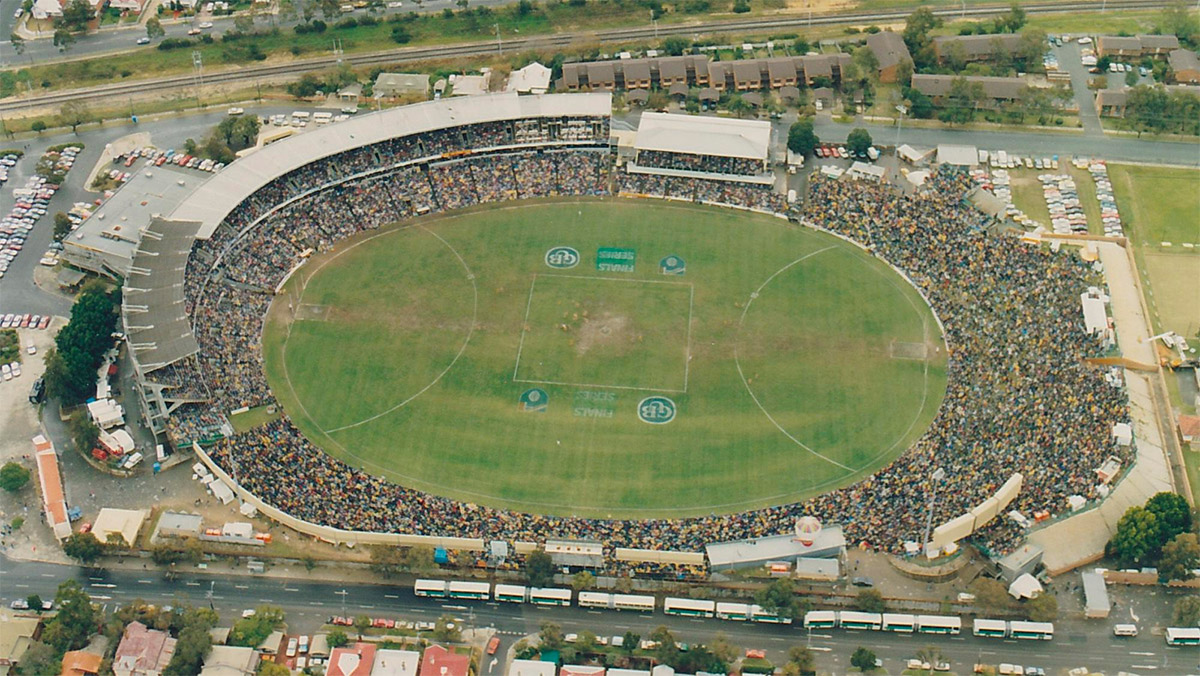
#> input picture .claude/review/subiaco_src/refs/01.jpg, 1200 x 676 px, given in place of sat.png, which was not available
$ python grass_mask.py ../../subiaco_src/refs/01.jpg
#> lines starting #> are read from the running program, lines starting #| are printed output that depends on the picture; after the words box and inside, x2 and y2 are one past the last pixel; in counts of white or black regions, pixels touching at a corner belong together
"""Grass traced from the straight-down satellite (reference only, director 2026-11-20 "Trace grass"): green-leaning
ground pixels -> data/<g>/prep/grass.npy (bool, row 0 = north edge, sat.json frame) and grass.png for viewing."""
import sys, json, numpy as np
from PIL import Image, ImageFilter
g = sys.argv[1]; a = np.asarray(Image.open(f'data/{g}/sat.png').convert('RGB'), float)
R, G, B = a[..., 0], a[..., 1], a[..., 2]; exg = 2 * G - R - B
#> after `R, G, B = (a[..., 0], a[..., 1], a[..., 2])`:
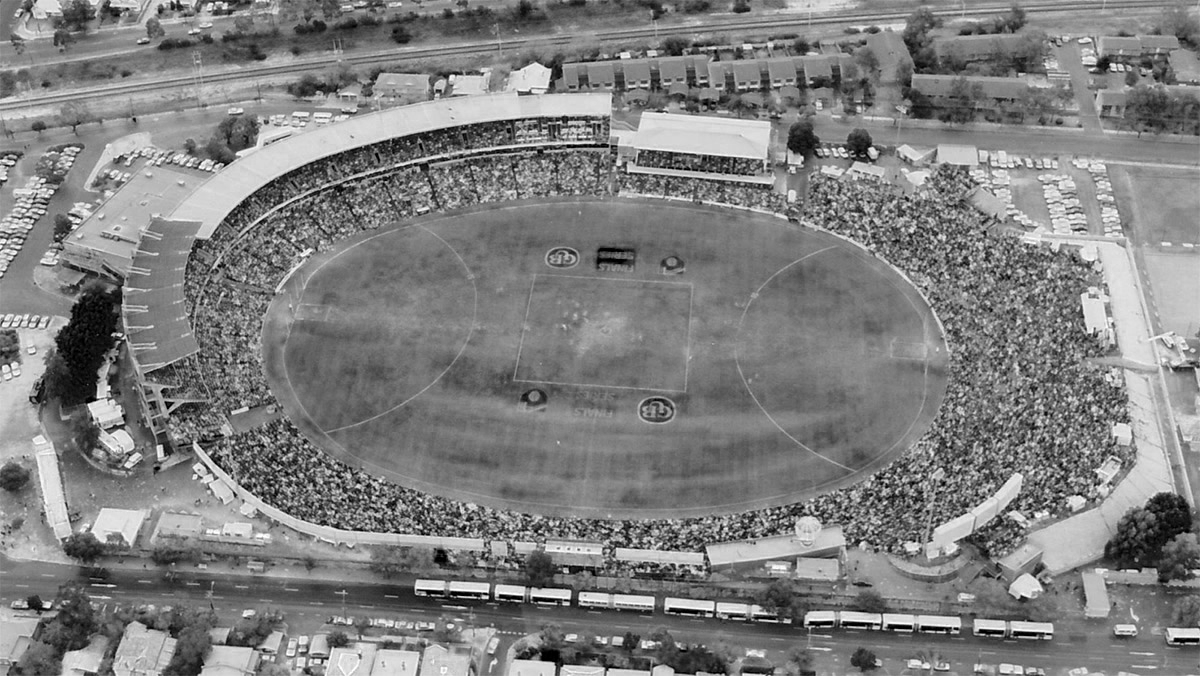
#> R: shape (676, 1200) float64; min 0, max 255, mean 127.3
#> after `R, G, B = (a[..., 0], a[..., 1], a[..., 2])`:
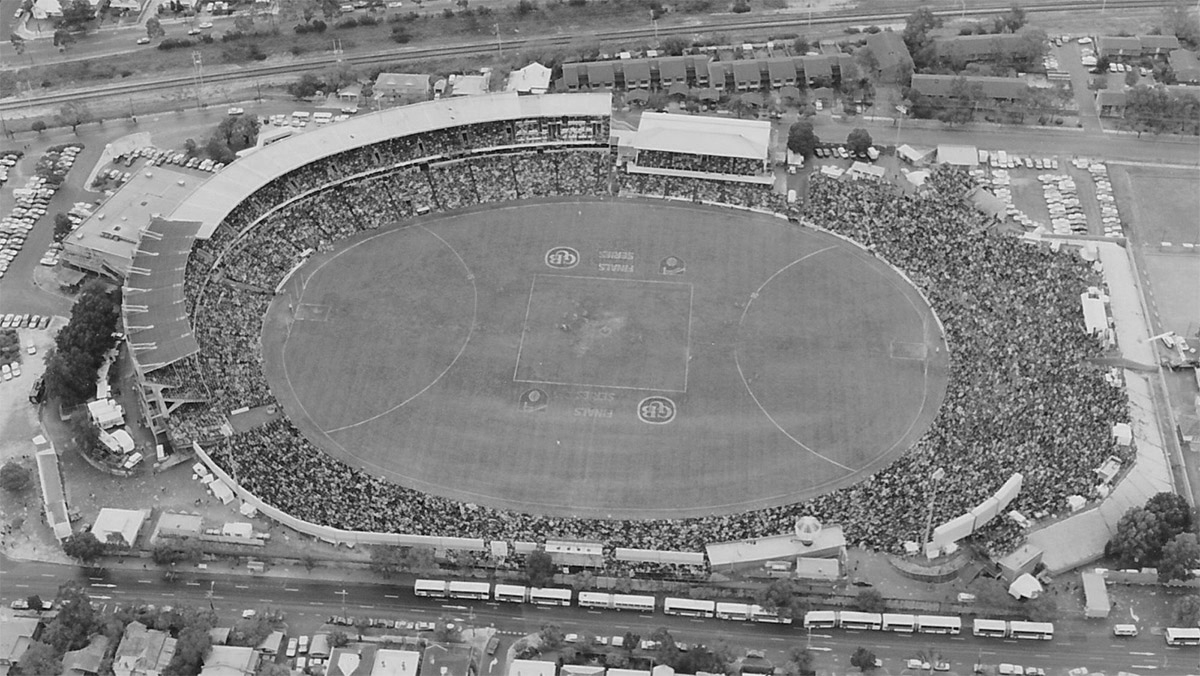
#> G: shape (676, 1200) float64; min 0, max 254, mean 130.6
#> after `R, G, B = (a[..., 0], a[..., 1], a[..., 2])`:
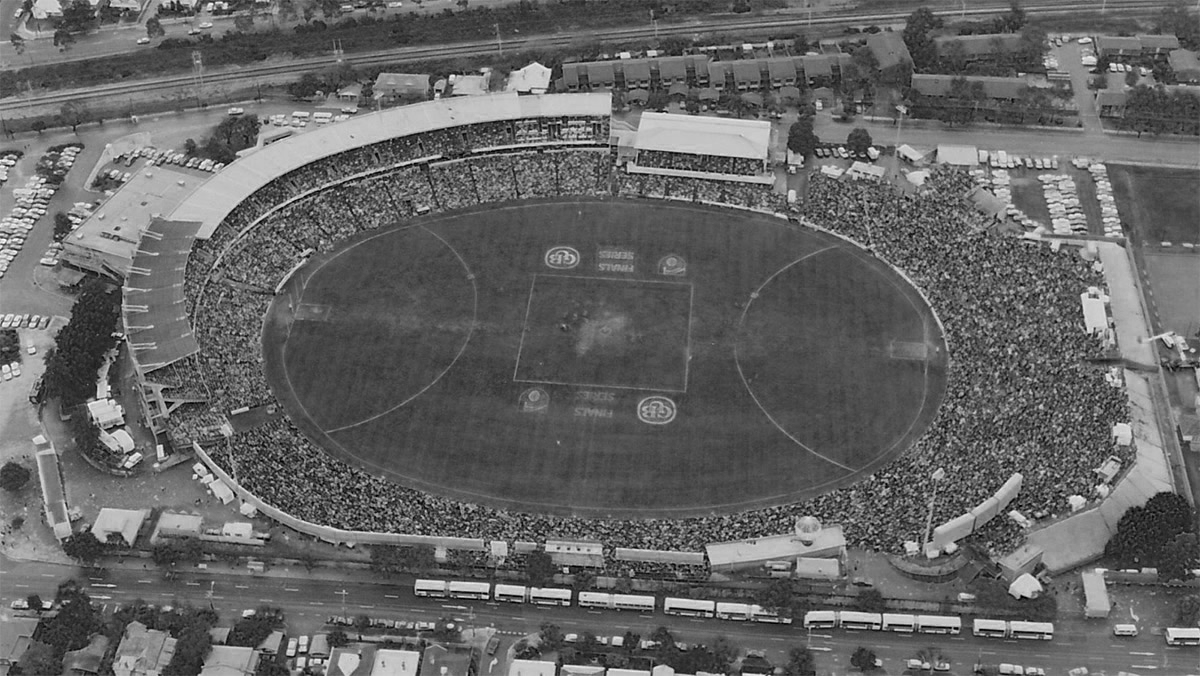
#> B: shape (676, 1200) float64; min 0, max 255, mean 100.8
#> after `exg = 2 * G - R - B`:
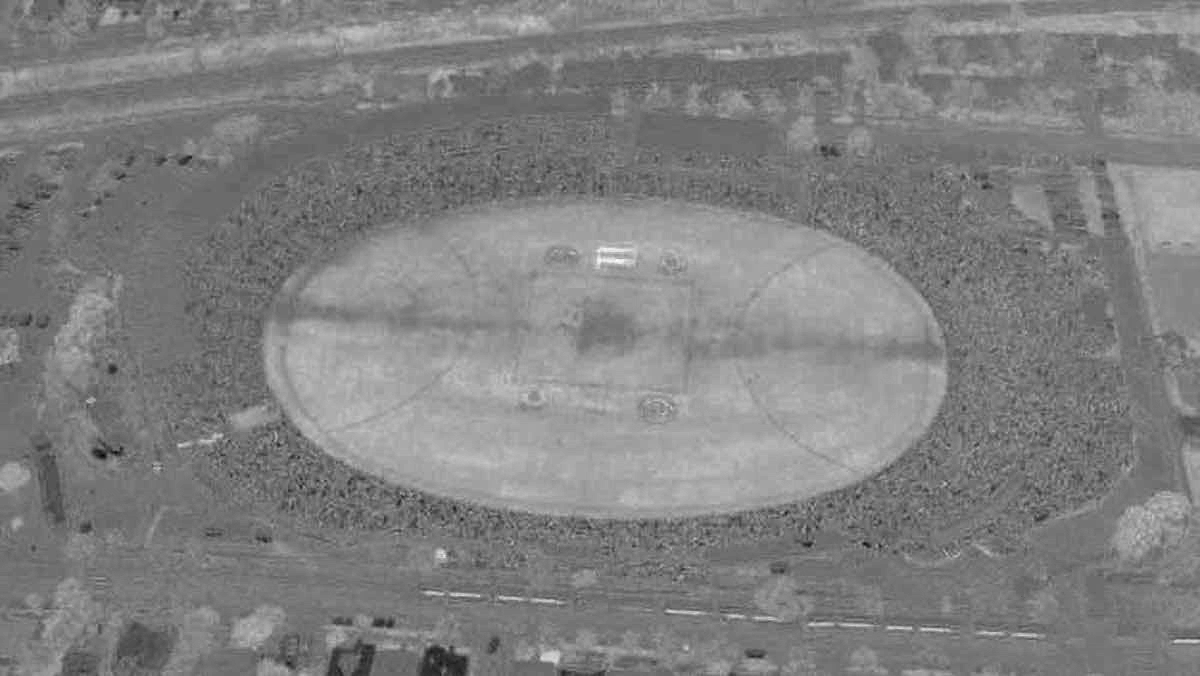
#> exg: shape (676, 1200) float64; min -130, max 193, mean 33; drawn with min black and max white
m = Image.fromarray(((exg > 18) * 255).astype(np.uint8)).filter(ImageFilter.MedianFilter(5))
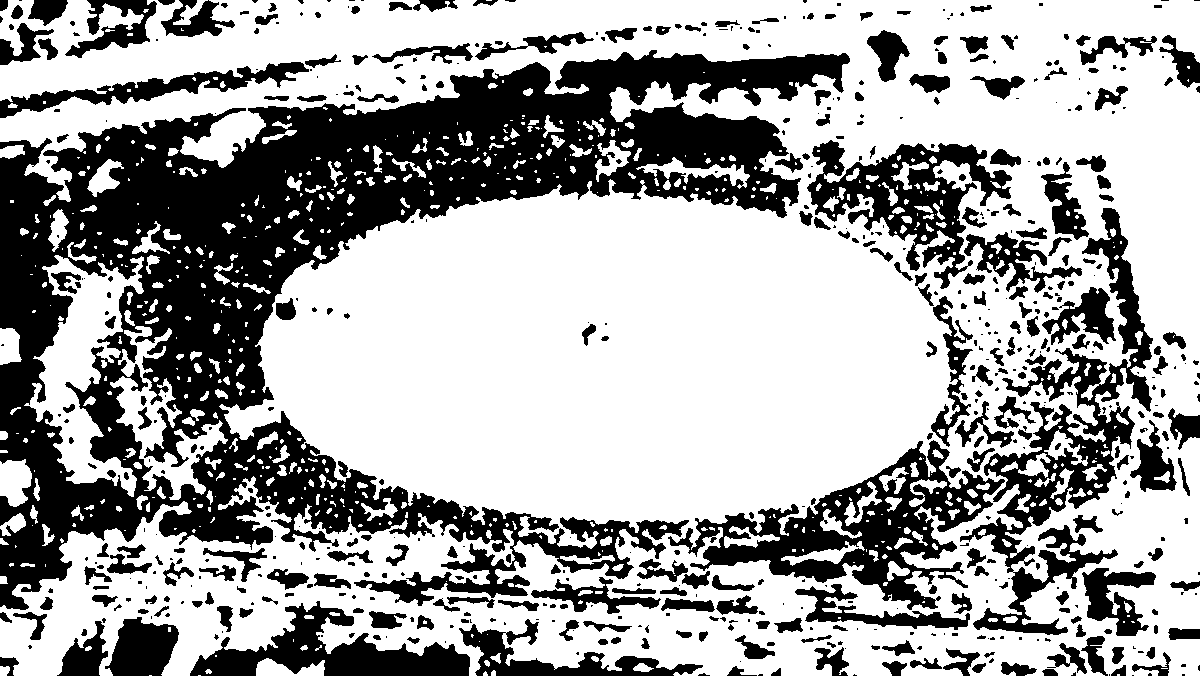
#> m: PIL image 1200x676 L; 64.5% white; 611 black regions (294 under 20 px), largest, box (x1, y1, x2, y2) and area: (0, 50, 850, 610) 159816, (960, 208, 1153, 635) 18381, (668, 440, 1005, 610) 17754
m.save(f'data/{g}/prep/grass.png'); np.save(f'data/{g}/prep/grass.npy', np.asarray(m) > 127)
print('grass frac', round(float((np.asarray(m) > 127).mean()), 3))
#| grass frac 0.645
